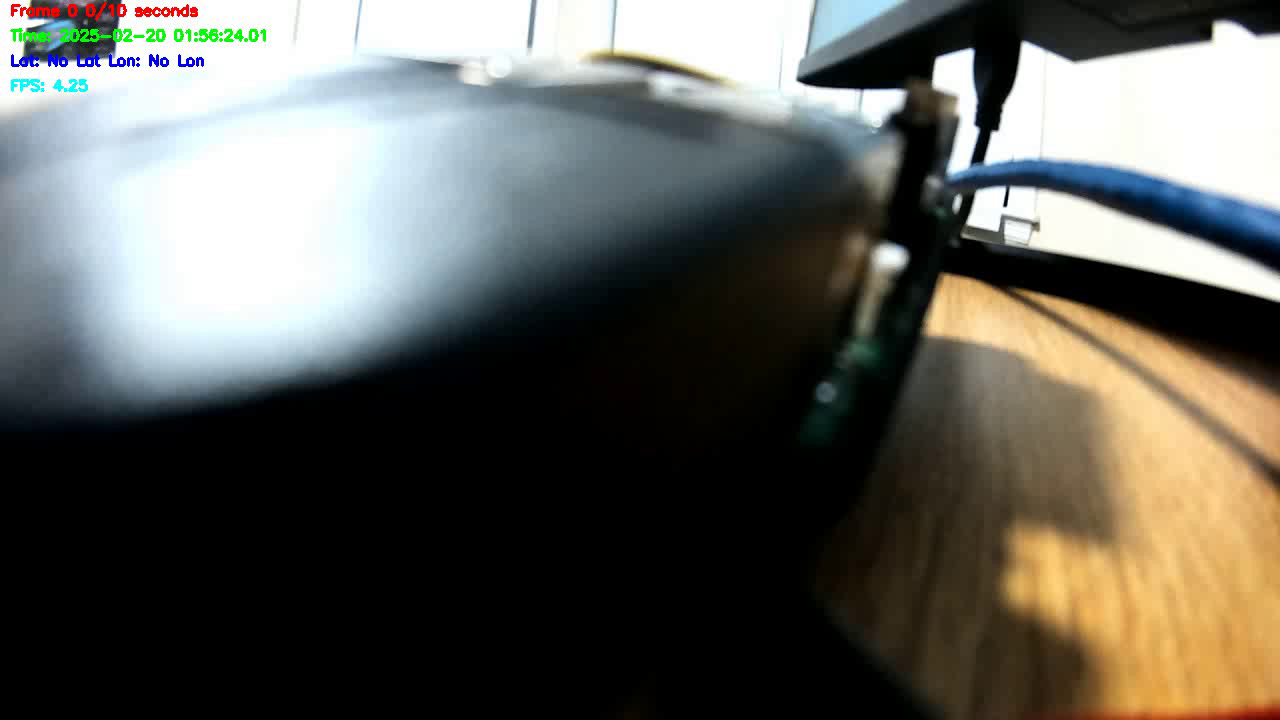
#> input picture frame 0 of test.avi, 1280 x 720 px, given in place of cropped_video.mp4, which was not available
$ python pedal_track_new.py
#> lines starting #> are read from the running program, lines starting #| are printed output that depends on the picture; after the words box and inside, x2 and y2 are one past the last pixel; in counts of white or black regions, pixels touching at a corner belong together; pictures that were not available may be replaced by others from this repository, and a replacement may not be noted
#> in main, frame is the input picture: shape (720, 1280, 3); mean B, G, R 91.2, 97.4, 98.1
import cv2
import numpy as np
import time
import csv
import matplotlib.pyplot as plt
import os
from datetime import timedelta # Import timedelta

# Function to track the blue square tape
def track_blue_tape(image):
    """
    Tracks a blue rectangular piece of tape in a video frame, focusing on the right half.

    Args:
        image (numpy.ndarray): The video frame (BGR format).

    Returns:
        tuple: (annotated_image, tape_coords)
            - annotated_image (numpy.ndarray): The frame with tracking visualizations.
            - tape_coords (tuple): (cx, cy) coordinates of the tape's center, or None if not found.
    """
    annotated_image = image.copy()
    h, w, c = image.shape
#> h = 720; w = 1280; c = 3

    # Define the region of interest (right half)
    roi_x_start = int(0.5 * w)
#> roi_x_start = 640
    roi_y_start = 0
    roi_width = int(0.5 * w)
#> roi_width = 640
    roi_height = h
#> roi_height = 720

    # Check if ROI coordinates are valid
    if roi_x_start < 0 or roi_y_start < 0 or roi_x_start + roi_width > w or roi_y_start + roi_height > h:
        print("ROI coordinates are invalid. Skipping frame.")
        return annotated_image, None

    # Define the color range for the blue tape (in HSV)
    # **CRITICAL:  Adjust these values to match YOUR tape's blue!**
    lower_blue = np.array([100, 100, 100])  # Example: Narrowed blue range
    upper_blue = np.array([140, 255, 255])  # Example: Narrowed blue range

    # Convert the image to HSV
    hsv = cv2.cvtColor(image, cv2.COLOR_BGR2HSV)
#> hsv: shape (720, 1280, 3); mean H, S, V 39.8, 63.6, 106.1

    # Create a mask for the blue color, applied to the ROI
    mask = cv2.inRange(hsv[roi_y_start:roi_y_start + roi_height, roi_x_start:roi_x_start + roi_width], lower_blue, upper_blue)
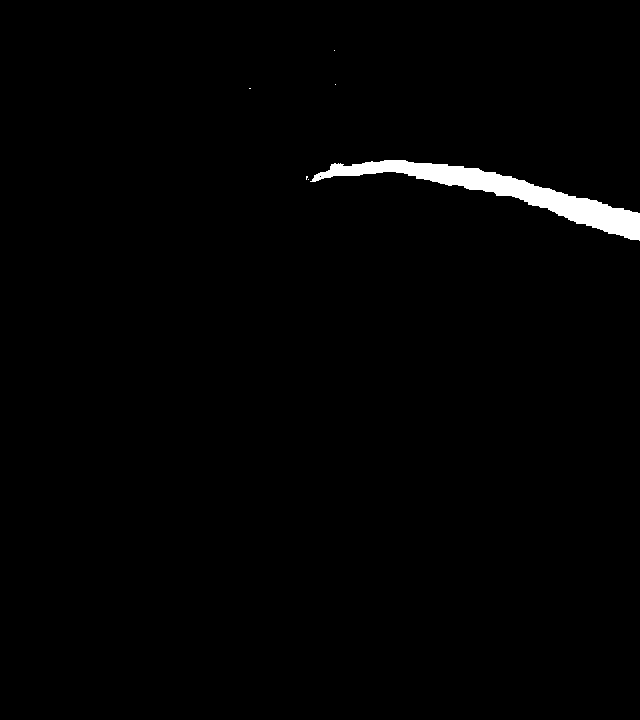
#> mask: shape (720, 640); 1.3% white; 6 white regions (5 under 20 px)

    # Find contours in the mask
    contours, _ = cv2.findContours(mask, cv2.RETR_EXTERNAL, cv2.CHAIN_APPROX_SIMPLE)
#> contours = 6 contours, 5 with area under 20; largest, box (x1, y1, x2, y2) and area: (310, 160, 640, 241) 5822

    # Initialize tape coordinates as None
    tape_coords = None

    # Find the largest contour (assuming it's the tape)
    if contours:
        largest_contour = max(contours, key=cv2.contourArea)
#> largest_contour = contour of 265 points, box (x1, y1, x2, y2) (310, 160, 640, 241), area 5822
        area = cv2.contourArea(largest_contour)
#> area = 5822.5

        # Get the bounding rectangle of the contour
        x, y, width, height = cv2.boundingRect(largest_contour)
#> x = 310; y = 160; width = 330; height = 81

        # Adjust x, y to be relative to the whole image
        x += roi_x_start
#> x = 950
        y += roi_y_start

        # Calculate the center of the rectangle
        cx, cy = x + width // 2, y + height // 2
#> cx = 1115; cy = 200

        # Filter by size.  Adjust min_size and max_size as needed.
        min_size = 10  # Minimum area in pixels
        max_size = 5000  # Maximum area in pixels
        if min_size < area < max_size:
            # Draw a rectangle around the tape
            cv2.rectangle(annotated_image, (x, y), (x + width, y + height), (0, 255, 0), 2)

            # Draw a circle at the center
            cv2.circle(annotated_image, (cx, cy), 5, (0, 0, 255), cv2.FILLED)

            # Save tape coordinates for CSV
            tape_coords = (cx, cy)

            # Display coordinates
            cv2.putText(annotated_image, f"Tape: ({cx}, {cy})",
                            (10, 30), cv2.FONT_HERSHEY_SIMPLEX, 1, (255, 255, 255), 2)

    # Draw a rectangle showing the ROI
    cv2.rectangle(annotated_image, (roi_x_start, roi_y_start),
                    (roi_x_start + roi_width, roi_y_start + roi_height), (255, 0, 0), 2)
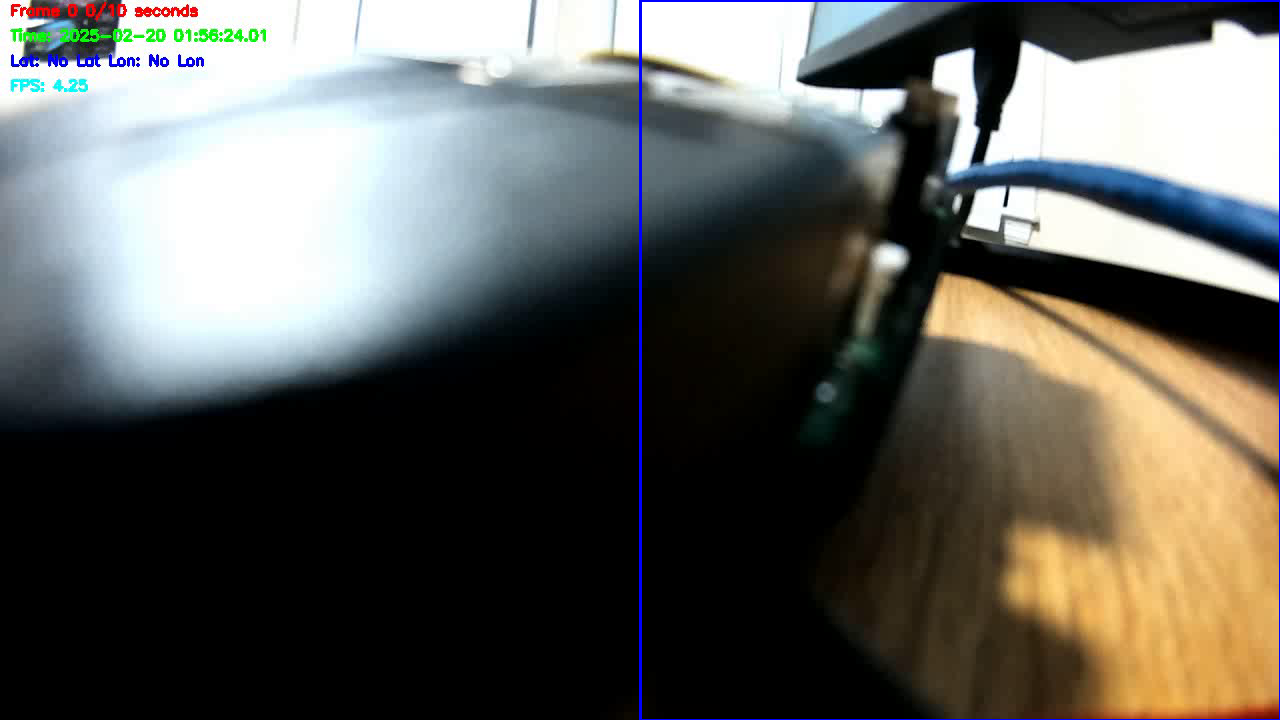
#> annotated_image: shape (720, 1280, 3); 0.52% of pixels changed, all inside (x1, y1, x2, y2) = (639, 0, 1280, 720)

    return annotated_image, tape_coords


def format_time(seconds):
    """Convert seconds to MM:SS format"""
    return str(timedelta(seconds=int(seconds)))[2:7]  # Skip hours, get MM:SS

# [52 lines left out: function plot_tape_movements, not called in this run]


def get_incremented_filename(base_filepath):
    """Generate a filename that doesn't override existing files by adding a counter."""
    if not os.path.exists(base_filepath):
        return base_filepath

    directory, filename = os.path.split(base_filepath)
    name, extension = os.path.splitext(filename)
    counter = 1

    while True:
        new_filename = f"{name}_{counter}{extension}"
        new_filepath = os.path.join(directory, new_filename)
        if not os.path.exists(new_filepath):
            return new_filepath
        counter += 1


def main():
    # Create videos directory if it doesn't exist
    os.makedirs('videos', exist_ok=True)

    # For video file input
    cap = cv2.VideoCapture('cropped_video.mp4')  # Replace with your video file

    # Get video properties
    fps = int(cap.get(cv2.CAP_PROP_FPS))
    width = int(cap.get(cv2.CAP_PROP_FRAME_WIDTH))
    height = int(cap.get(cv2.CAP_PROP_FRAME_HEIGHT))
    total_frames = int(cap.get(cv2.CAP_PROP_FRAME_COUNT))

    print(f"FPS: {fps}, Width: {width}, Height: {height}, Total Frames: {total_frames}")  # ADDED

    # Calculate frame positions
    start_time = 0
    duration = 30  # Track for 30 seconds, for example
    duration_type = 'seconds'  # Can be 'seconds' or 'frames'

    if duration_type == 'seconds':
        end_frame = int(start_time * fps) + int(duration * fps)
    elif duration_type == 'frames':
        end_frame = int(start_time) + int(duration)
    else:
        print("Error: duration_type must be 'seconds' or 'frames'.  Defaulting to full video.")
        end_frame = total_frames

    start_frame = int(start_time * fps)

    # Check if calculated end_frame exceeds total frames
    if end_frame > total_frames:
        end_frame = total_frames
        print(f"Warning: Video is shorter than specified duration. Will process until the end. end_frame is now: {end_frame}")

    # Set the frame position to start_frame
    cap.set(cv2.CAP_PROP_POS_FRAMES, start_frame)
    current_frame = start_frame

    # Get incremented filenames for outputs
    video_output_path = get_incremented_filename('videos/tracked_output_tape.mp4')
    csv_output_path = get_incremented_filename('videos/tape_positions_normalized_-1_1.csv') # Changed filename
    plot_output_path = get_incremented_filename('videos/tape_movement_analysis_-1_1.png') # Changed filename

    # Optional: save the processed video
    out = cv2.VideoWriter(video_output_path,
                            cv2.VideoWriter_fourcc(*'mp4v'),
                            fps, (width, height))
    print(f"Video will be saved to: {video_output_path}")

    # Track coordinates over time for analysis
    tape_positions_raw = []
    all_x_coords = []
    all_y_coords = []

    # CSV file for tape position data
    csv_file = open(csv_output_path, 'w', newline='')
    csv_writer = csv.writer(csv_file)
    csv_writer.writerow(['Timestamp', 'Time_Seconds', 'X_Position_Normalized', 'Y_Position_Normalized', 'X_Position_Raw', 'Y_Position_Raw']) # Added raw values

    print(f"Writing normalized (-1 to 1 range) tape positions to: {csv_output_path}")

    print(f"Processing frames from {start_time / 60:.1f}:00 to {(start_time + duration) / 60:.1f}:00")
    print(f"Frame range: start_frame: {start_frame}, end_frame: {end_frame}, total_frames: {total_frames}")

    while cap.isOpened() and current_frame < end_frame:
        ret, frame = cap.read()
        if not ret:
            print("Can't receive frame. Exiting...")
            break

        # Convert the BGR image to RGB
        rgb_frame = cv2.cvtColor(frame, cv2.COLOR_BGR2RGB)

        # Track tape and draw visualizations
        annotated_frame, tape_coords = track_blue_tape(frame)

        # Calculate current video time
        video_time = (current_frame / fps)
        minutes = video_time // 60
        seconds = video_time % 60
        timestamp = f"{int(minutes):02d}:{int(seconds):02d}"

        # Add timestamp to the frame
        cv2.putText(frame, f"Time: {timestamp}",
                        (10, 60), cv2.FONT_HERSHEY_SIMPLEX, 1, (255, 255, 255), 2)
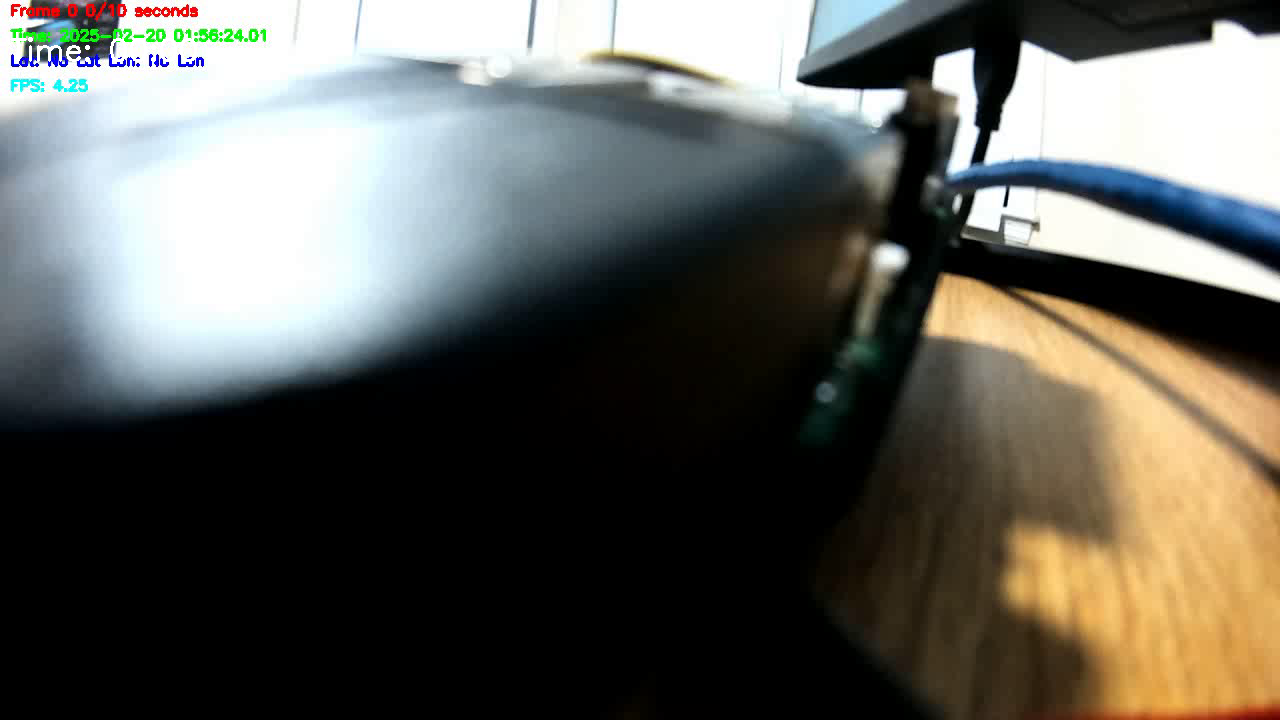
#> frame: shape (720, 1280, 3); 0.13% of pixels changed, all inside (x1, y1, x2, y2) = (10, 37, 197, 62)

        # Record tape position with timestamp if grip was detected
        if tape_coords:
            tape_x, tape_y = tape_coords
            tape_positions_raw.append((video_time, tape_x, tape_y))
            all_x_coords.append(tape_x)
            all_y_coords.append(tape_y)

        # Write frame to output video
        out.write(annotated_frame)

        # Increment the frame counter
        current_frame += 1

        # Show progress every 30 seconds of video
        if current_frame % (fps * 30) == 0:
            current_min = (current_frame / fps) // 60
            current_sec = (current_frame / fps) % 60
            print(f"Processed up to {int(current_min):02d}:{int(current_sec):02d}")

        if cv2.waitKey(5) & 0xFF == 27:  # ESC to exit
#> (key Esc is pressed here)
            break

    # Clean up
    cap.release()
    out.release()
    cv2.destroyAllWindows()

    if all_x_coords and all_y_coords:
        min_x = min(all_x_coords)
        max_x = max(all_x_coords)
        min_y = min(all_y_coords)
        max_y = max(all_y_coords)

        normalized_tape_positions = []
        for time, x, y in tape_positions_raw:
            range_x = max_x - min_x
            range_y = max_y - min_y
            norm_x = 2 * (x - min_x) / range_x - 1 if range_x != 0 else 0
            norm_y = 2 * (y - min_y) / range_y - 1 if range_y != 0 else 0
            normalized_tape_positions.append((time, norm_x, norm_y, x, y)) # Store normalized and raw

            # Write to CSV with normalized values
            csv_writer.writerow([f"{int(time // 60):02d}:{int(time % 60):02d}", time, norm_x, norm_y, x, y])

        csv_file.close()
        print(f"Saved {len(normalized_tape_positions)} normalized (-1 to 1 range) tape positions to '{csv_output_path}'")

        # Create plots of tape movement with normalized values (-1 to 1 range)
        if normalized_tape_positions:
            # Extract only the time and normalized x, y for plotting
            plot_data = [(t, nx, ny) for t, nx, ny, _, _ in normalized_tape_positions]
            plot_tape_movements(plot_data)
        else:
            print("No tape positions were detected for plotting.")
    else:
        csv_file.close()
        print("No tape positions were detected.")


if __name__ == "__main__":
    main()
